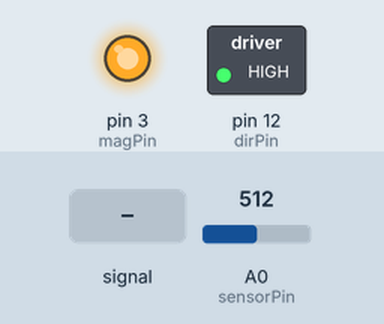
Bench run of a sketch on a simulated Arduino Uno, built with avr-gcc and run on an emulated ATmega328P. Parts: switched loads named in the sketch (green lamp = pin HIGH), output pins drawn as LEDs (lit = HIGH). The test bench sets the inputs (shaded band); at power-on: A0 (sensorPin) = 512.

Above: at 1.2 s.
1.3 s: A0 (sensorPin) fed a 200 Hz sine of ±81 counts around its level
At 1.8 s:
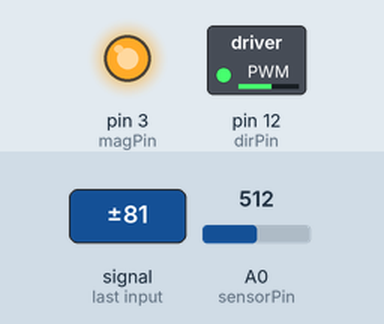
2.8 s: A0 (sensorPin) set to 306
At 3.6 s:
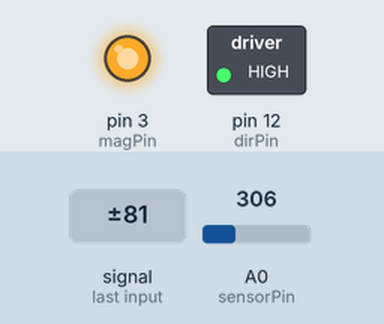
Timing chart, 0 to 5.8 s (numbered marks = the images above; inputs shaded):
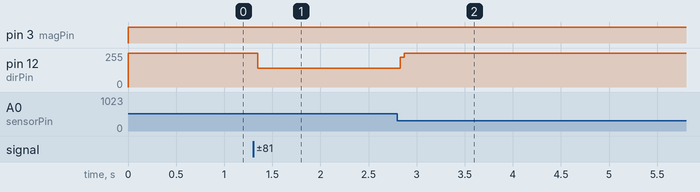

Measured:
- after the input at 1.3 s, pin 12 (dirPin): 255/255 → 140/255 after 0.05 s
- after the input at 2.8 s, pin 12 (dirPin): 140/255 → 255/255 at once

The sketch:

main.ino
```cpp
/* Control Systems - Disk Apparatus
 * Barak Alon, March 2013
 * Prepared for ME330 to demonstrate position control of a rotating disk
 * Position Calibrations:
 * 1 = 105, 2 = 245, 3 = 383, 4 = 525, 5 = 654, 6 = 797, 7 = 930
 */


///////////////////////////////////////////////////////////////////////////////////////////////////////
//                                       DEFINITIONS                                                 //
///////////////////////////////////////////////////////////////////////////////////////////////////////
#define magPin 3        // Define the pin for motor magnitude PWM output
#define dirPin 12       // Define the pin for motor direction output
#define sensorPin A0    // Define the pin for potentiometer reading input


int setPoint = 525;     // Sets the desired disk angle --- ****ADD FUNCTION****


int sensorReading = 0;  // Variable to store the potentiometer (sensor) reading
float error;              // Variable to store the error value between the set point and sensor feedback
float previousError = 0.0;  // Variable to store the error of the last iteration
float controlSignal;      // Variable to store the signal to be sent to the motor after compensation

unsigned long thisTime = 0; // Variable to store how much time has passed, to be utilized by the PID function
unsigned long lastTime = 0; // Variable to keep track of how much time passed at last iteration

float antiWindupThreshold = 300.0;
float area = 0.0;           // Variable to contain the accumulation of area during integral compensation


///////////////////////////////////////////////////////////////////////////////////////////////////////
//                                            SETUP                                                  //
///////////////////////////////////////////////////////////////////////////////////////////////////////
void setup() {
  pinMode(magPin, OUTPUT);    // Declare the magnitude pin as output
  digitalWrite(magPin, LOW);  // Ensures that the output to the motor is off at first
  pinMode(dirPin, OUTPUT);    // Declare the direction pin as output
  digitalWrite(dirPin, LOW);  // Sets the initial direction of the motor output
//  Serial.begin(115200);
}


///////////////////////////////////////////////////////////////////////////////////////////////////////
//                                        MAIN FUNCTION                                              //
///////////////////////////////////////////////////////////////////////////////////////////////////////
void loop() {
  sensorReading = analogRead(sensorPin);      // Read the disk position from potentiometer
  error = (float)(setPoint - sensorReading);  // Calculate the error as the disk position relative to
                                                  // the set point (where it should be)
  controlSignal = PID();                      // Calculate the control signal to be sent to the motor,
                                                  // which will optimally correct the disk position
  drive(controlSignal);                       // Send the new control signal to the motor
}


///////////////////////////////////////////////////////////////////////////////////////////////////////
//                                         DRIVE MOTOR                                               //
///////////////////////////////////////////////////////////////////////////////////////////////////////
void drive(float input) {
  int motorDirection;        // The motor driver can't interpret negative numbers - this integer will
                             // will tell the motor driver which direction to drive
  if(input < 0)
    motorDirection = LOW;
  else
    motorDirection = HIGH;

  input = abs(input);        // Get rid of any negative value

  if(input > 255.0)          // 255 represents the maximum voltage that can be sent to the motor
    input = 255.0;           // This limits the signal being sent to the motor

  digitalWrite(dirPin, motorDirection);    // Set the correct direction to drive
  analogWrite(magPin,input);               // Send the signal to the motor
}


///////////////////////////////////////////////////////////////////////////////////////////////////////
//                                            PID                                                    //
///////////////////////////////////////////////////////////////////////////////////////////////////////
float PID() {
  // Declare the Proportional, Integral, and Derivative constants, respectively
  float Kp = 30.0;
  float Ki = 10.0;
  float Kd = 100.0;

  float PIDoutput; // Variable to store the output of the controller, to be returned

  float h;         // Variable to store the increment of time since last calculation

  thisTime = micros();  // Store the current time in thisTime
  h = (float)((thisTime - lastTime)/1000000.0);   // Calculate the current time increment


  // PROPORTIONAL CONTROL
  // --------------------
  float pComponent;
  pComponent = Kp * error;

  // INTEGRAL CONTROL
  // ----------------
  float iComponent;
  if(abs(error) >= antiWindupThreshold)    // This prevents "windup" from too much integral buildup
    area = 0.0;
  else if(error*previousError <= 0)
    area = 0.0;
  else
    area = area + error*h;
  iComponent = Ki * area;

  // DERIVATIVE CONTROL
  // ------------------
  float dComponent;
  if(abs(error) >= 50)    // Derivative control slows corrections down - this limits the slowing effect to when the
    dComponent = 0;       // disk is getting close to the set point
  else
    dComponent = Kd * ((error-previousError)/h);


  PIDoutput = pComponent + iComponent + dComponent;    // Sum up all the signal components to be sent to the motor

//  Serial.print(thisTime);
//  Serial.print("\t");
//  Serial.println(sensorReading);

  // Set variables up for the next iteration
  lastTime = thisTime;
  previousError = error;

  return PIDoutput;    // Send the output to be processed by the motor
}
```
